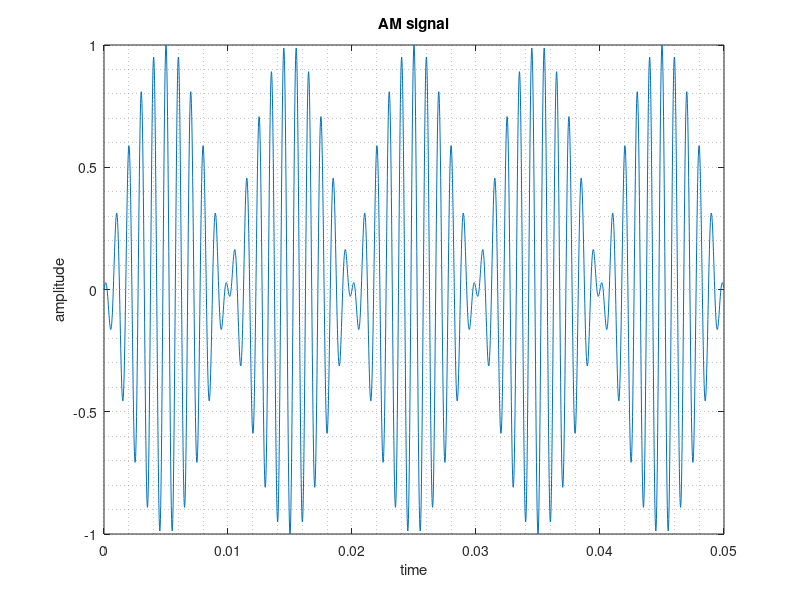

MATLAB code for this plot: (Note: this script raises an error after producing the figure.)
clear, clc, close all;

fs = 40000;
ts = 0 : 1/fs : 0.05-1/fs;
n = length(ts);

fc = cos(2*pi*1000*ts);
fm = sin(2*pi*50*ts);

x = fc.*fm;

figure('Name','Figure 1','units','normalized',...
    'outerposition',[0 0.5 0.5 0.5]);
plot(ts,x), grid minor, title('AM signal');
xlabel('time');
ylabel('amplitude');

y = filter(flh5,abs(x));

figure('Name','Figure 2','units','normalized',...
    'outerposition',[0.5 0.5 0.5 0.5]);
plot(ts,x), grid minor, hold on;
plot(ts,y), ylim([-1 1]);
title('Get envelope using the lowpass filter');
xlabel('time');
ylabel('amplitude');
legend({'Base freq';'Env freq'});

z = hilbert(x);

figure('Name','Figure 3','units','normalized',...
    'outerposition',[0.5 0 0.5 0.5]);
plot(ts,x), grid minor, hold on;
plot(ts,abs(z)), ylim([-1 1]);
title('Get envelope using the Hilbert transform');
xlabel('time');
ylabel('amplitude');
legend({'Base freq';'Env freq'});
